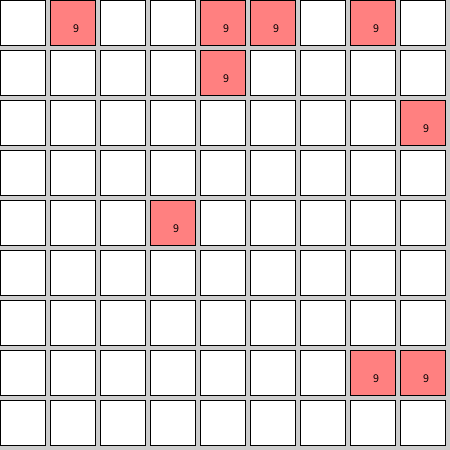
Frame 1 (no input)
Frame 60 (the mouse pressed at the canvas centre just before this capture): identical to frame 1, image omitted
Frame 120 (the mouse held since frame 60 and released just before this capture): identical to frame 1, image omitted

The Processing sketch that drew this single still picture (run headless with seeded random() and noise(); from frame 60 on, the mouse is pressed at the canvas centre):

// Processing sketch: week11_B_sweep
// ── week11_B_sweep.pde
int mine[][]=new int[9][9];
void setup()
{
    size(450,450);
    for(int i=0;i<9;i++)
    {
      mine[i][0]=9;
    }
    for(int k=0;k<1000;k++)
    {
      int i=int(random(9)),j=int(random(9));
      int i2=int(random(9)),j2=int(random(9));
      int temp = mine[i][j];
      mine[i][j]=mine[i2][j2];
      mine[i2][j2]=temp;
    }
}
void addNumber(int i,int j)
{
  if(mine[i][j]!=9)
  {
    mine[i][j]++;
  }
  else
  {
    
  }
}
void draw()
{
  for(int i=0;i<9;i++)
  {
    for(int j=0;j<9;j++)
    {
      if(mine[i][j]==9)fill(255,128,128);
      else  
        fill(255);
         rect(j*50,i*50,45,45);
         
         
      if(mine[i][j]!=0)
      {
      fill(0);text(""+mine[i][j],j*50+23,i*50+23,45,45);
    }
  }
}
}
